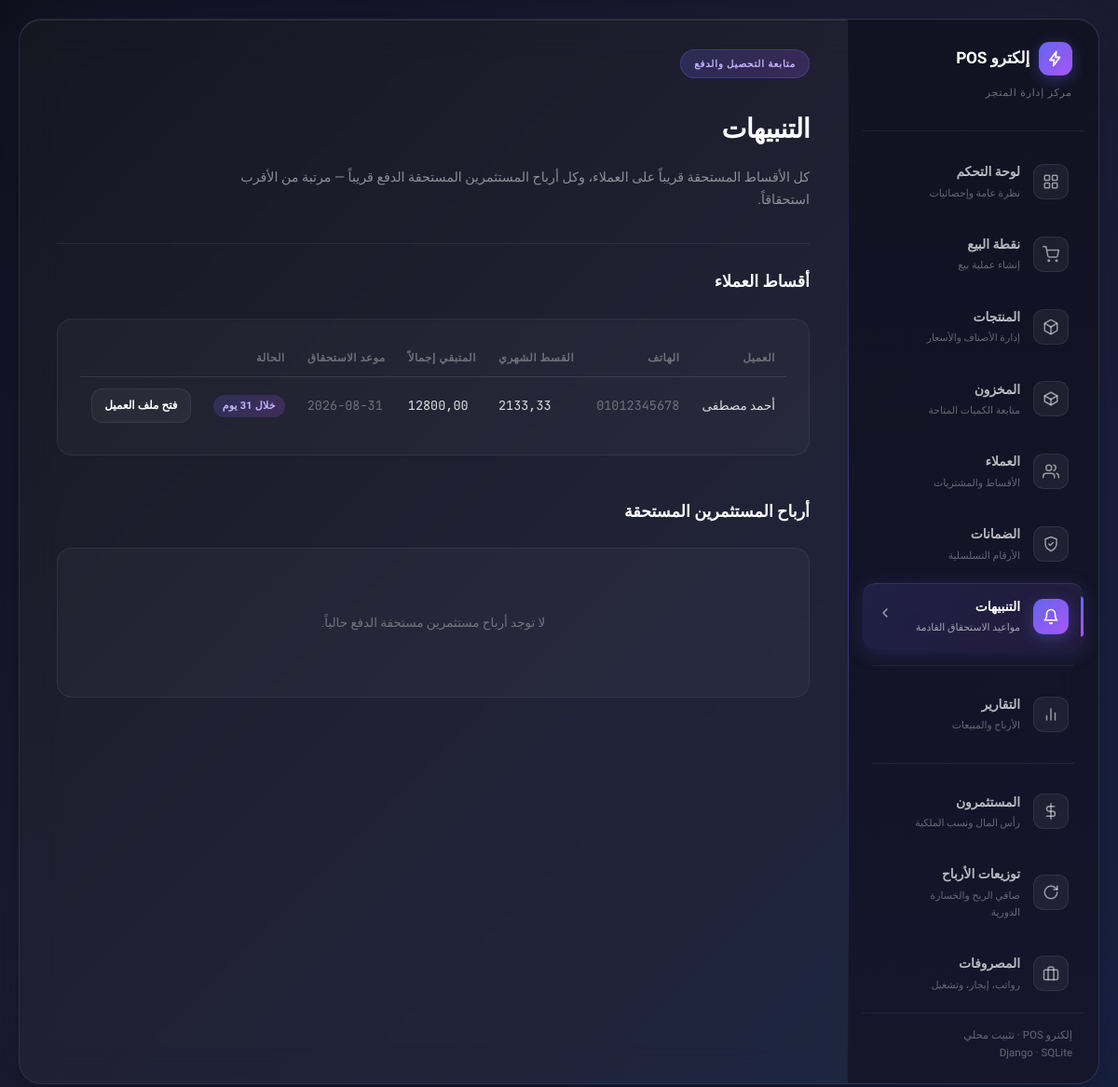
The app's page /manage/alerts/ with its own data.
### pos/models.py (models this page shows, shortened)
class InstallmentPlan(models.Model):
    ACTIVE = "active"
    CLOSED = "closed"
    STATUS_CHOICES = [(ACTIVE, "Active"), (CLOSED, "Closed")]
    sale = models.ForeignKey(Sale, on_delete=models.CASCADE, related_name="installment_plan")
    customer = models.ForeignKey(Customer, null=True, blank=True, on_delete=models.SET_NULL, related_name="installment_plans")
    total_amount = models.DecimalField(max_digits=12, decimal_places=2)
    down_payment = models.DecimalField(max_digits=12, decimal_places=2, default=0)
    remaining_amount = models.DecimalField(max_digits=12, decimal_places=2)
    monthly_amount = models.DecimalField(max_digits=12, decimal_places=2)
    num_months = models.IntegerField()
    start_date = models.DateTimeField(default=timezone.now)
    next_due_date = models.DateTimeField(null=True, blank=True)
    status = models.CharField(max_length=20, choices=STATUS_CHOICES, default=ACTIVE)
    class Meta:
        ordering = ["-id"]
    @property
    def days_until_due(self):
        if not self.next_due_date:
            return None
        return (self.next_due_date.date() - timezone.localdate()).days

class Customer(models.Model):
    name = models.CharField(max_length=200)
    phone = models.CharField(max_length=40, blank=True, default="")
    address = models.CharField(max_length=255, blank=True, default="")
    created_at = models.DateTimeField(auto_now_add=True)
    class Meta:
        ordering = ["name"]
        constraints = [
            models.UniqueConstraint(
                fields=["phone"],
                condition=~models.Q(phone=""),
                name="unique_customer_phone_when_set",
            ),
        ]

### pos/views.py (the view)
# urls.py: path("manage/alerts/", views.alerts_list, name="alerts_list"),
def alerts_list(request):
    plans = (
        InstallmentPlan.objects.filter(status=InstallmentPlan.ACTIVE, next_due_date__isnull=False)
        .select_related("customer")
        .order_by("next_due_date")
    )
    investors_due = [
        inv for inv in Investor.objects.filter(status=Investor.ACTIVE, dividends_due__gt=0)
        if inv.next_dividend_due_date is not None
    ]
    investors_due.sort(key=lambda inv: inv.next_dividend_due_date)
    return render(request, "pos/alerts.html", {"plans": plans, "investors_due": investors_due})

### pos/context_processors.py (called while the page is built)
def installment_alerts(request):
    try:
        from .models import InstallmentPlan, Investor
        cutoff = timezone.now() + timezone.timedelta(days=5)
        installment_count = InstallmentPlan.objects.filter(
            status=InstallmentPlan.ACTIVE,
            next_due_date__isnull=False,
            next_due_date__lte=cutoff,
        ).count()
        investor_count = sum(
            1 for inv in Investor.objects.filter(status=Investor.ACTIVE, dividends_due__gt=0)
            if inv.days_until_dividend_due is not None and inv.days_until_dividend_due <= 5
        )
        count = installment_count + investor_count
    except Exception:
        count = 0
    return {"nav_alerts_count": count}

### pos/templates/pos/alerts.html (shortened to what this page needs)
{% extends "pos/base.html" %}
{% block content %}
<div class="panel-header">
  <div>
    <span class="panel-badge">متابعة التحصيل والدفع</span>
    <h1 class="panel-title">التنبيهات</h1>
    <p class="panel-description">كل الأقساط المستحقة قريباً على العملاء، وكل أرباح المستثمرين المستحقة الدفع قريباً — مرتبة من الأقرب استحقاقاً.</p>
  </div>
</div>
<div class="panel-content">
  <h3 style="margin: 0 0 4px;">أقساط العملاء</h3>
  <div class="content-card">
    {% if plans %}
    <table>
      <thead>
        <tr><th>العميل</th><th>الهاتف</th><th>القسط الشهري</th><th>المتبقي إجمالاً</th><th>موعد الاستحقاق</th><th>الحالة</th><th></th></tr>
      </thead>
      <tbody>
        {% for plan in plans %}
        <tr>
          <td>{{ plan.customer.name }}</td>
          <td class="mono" style="color:var(--text-faint);">{{ plan.customer.phone|default:"—" }}</td>
          <td class="mono">{{ plan.monthly_amount|floatformat:2 }}</td>
          <td class="mono">{{ plan.remaining_amount|floatformat:2 }}</td>
          <td class="mono" style="color:var(--text-faint);">{{ plan.next_due_date|date:"Y-m-d" }}</td>
          <td>
            {% if plan.days_until_due < 0 %}
              <span class="badge badge-bad">متأخر {{ plan.days_until_due|cut:"-" }} يوم</span>
            {% elif plan.days_until_due == 0 %}
              <span class="badge badge-bad">مستحق اليوم</span>
            {% else %}
              <span class="badge badge-accent">خلال {{ plan.days_until_due }} يوم</span>
            {% endif %}
          </td>
          <td><a href="{% url 'pos:customer_detail' customer_id=plan.customer_id %}" class="btn btn-sm">فتح ملف العميل</a></td>
        </tr>
        {% endfor %}
      </tbody>
    </table>
    {% else %}
    <div class="empty">لا توجد أقساط مستحقة قريباً.</div>
    {% endif %}
  </div>
  <h3 style="margin: 26px 0 4px;">أرباح المستثمرين المستحقة</h3>
  <div class="content-card">
    {% if investors_due %}
    <table>
      <thead>
        <tr><th>المستثمر</th><th>الهاتف</th><th>الأرباح المستحقة</th><th>موعد الدفع القادم</th><th>الحالة</th><th></th></tr>
      </thead>
      <tbody>
        {% for inv in investors_due %}
        <tr>
          <td>{{ inv.name }}</td>
          <td class="mono" style="color:var(--text-faint);">{{ inv.phone|default:"—" }}</td>
          <td class="mono">{{ inv.dividends_due|floatformat:2 }}</td>
          <td class="mono" style="color:var(--text-faint);">{{ inv.next_dividend_due_date|date:"Y-m-d" }}</td>
          <td>
            {% if inv.days_until_dividend_due < 0 %}
              <span class="badge badge-bad">متأخر {{ inv.days_until_dividend_due|cut:"-" }} يوم</span>
            {% elif inv.days_until_dividend_due == 0 %}
              <span class="badge badge-bad">مستحق اليوم</span>
            {% elif inv.days_until_dividend_due <= 5 %}
              <span class="badge badge-accent">خلال {{ inv.days_until_dividend_due }} يوم</span>
            {% else %}
              <span class="badge badge-dim">خلال {{ inv.days_until_dividend_due }} يوم</span>
            {% endif %}
          </td>
          <td><a href="{% url 'pos:investor_detail' investor_id=inv.id %}" class="btn btn-sm">فتح ملف المستثمر</a></td>
        </tr>
        {% endfor %}
      </tbody>
    </table>
    {% else %}
    <div class="empty">لا توجد أرباح مستثمرين مستحقة الدفع حالياً.</div>
    {% endif %}
  </div>
</div>
{% endblock %}

### pos/static/pos/css/style.css (style rules this page uses)
:root { --bg-1: #0f0f1a; --bg-2: #1a1a2e; --bg-3: #16213e; --surface: rgba(255, 255, 255, 0.03); --surface-hover: rgba(255, 255, 255, 0.05); --border: rgba(255, 255, 255, 0.08); --border-soft: rgba(255, 255, 255, 0.06); --text: #ffffff; --text-dim: rgba(255, 255, 255, 0.55); --text-faint: rgba(255, 255, 255, 0.35); --accent-1: #6366f1; --accent-2: #a855f7; --accent-grad: linear-gradient(135deg, #6366f1 0%, #a855f7 100%); --accent-glow: rgba(99, 102, 241, 0.35); --good: #34d399; --good-bg: rgba(52, 211, 153, 0.14); --bad: #f87171; --bad-bg: rgba(248, 113, 113, 0.14); --info: #38bdf8; --info-bg: rgba(56, 189, 248, 0.14); --radius: 16px; --radius-sm: 12px; --font-body: "Tajawal", "Inter", sans-serif; --font-mono: "JetBrains Mono", ui-monospace, monospace; }
* { box-sizing: border-box; }
html, body { margin: 0; padding: 0; min-height: 100vh; background: linear-gradient(135deg, var(--bg-1) 0%, var(--bg-2) 50%, var(--bg-3) 100%); color: var(--text); font-family: var(--font-body); font-size: 15px; line-height: 1.7; }
a { color: inherit; text-decoration: none; }
.mono { font-family: var(--font-mono); font-variant-numeric: tabular-nums; direction: ltr; unicode-bidi: isolate; }
.panel-header { margin-bottom: 26px; padding-bottom: 20px; border-bottom: 1px solid rgba(255, 255, 255, 0.08); display: flex; align-items: flex-end; justify-content: space-between; gap: 16px; flex-wrap: wrap; }
.panel-badge { display: inline-block; padding: 6px 14px; background: linear-gradient(135deg, rgba(99, 102, 241, 0.2) 0%, rgba(168, 85, 247, 0.2) 100%); border: 1px solid rgba(99, 102, 241, 0.3); border-radius: 20px; color: #c4b5fd; font-size: 0.68rem; font-weight: 700; text-transform: uppercase; letter-spacing: 0.08em; margin-bottom: 12px; }
.panel-title { color: #fff; font-size: 1.9rem; font-weight: 800; letter-spacing: -0.02em; margin-bottom: 6px; }
.panel-description { color: rgba(255, 255, 255, 0.5); font-size: 0.95rem; line-height: 1.7; max-width: 640px; }
.panel-content { display: grid; gap: 20px; }
.content-card { background: rgba(255, 255, 255, 0.03); border: 1px solid rgba(255, 255, 255, 0.06); border-radius: var(--radius); padding: 22px 24px; transition: all 0.35s ease; }
table { width: 100%; border-collapse: collapse; }
th { text-align: start; font-size: 11.5px; text-transform: uppercase; letter-spacing: 0.05em; color: var(--text-faint); padding: 10px 12px; border-bottom: 1px solid var(--border-soft); font-weight: 700; }
td { padding: 12px; border-bottom: 1px solid var(--border-soft); font-size: 13.5px; color: rgba(255,255,255,0.85); }
tr:last-child td { border-bottom: none; }
.badge { display: inline-flex; align-items: center; gap: 5px; padding: 3px 10px; border-radius: 100px; font-size: 11px; font-weight: 700; letter-spacing: 0.2px; }
.badge-accent { background: linear-gradient(135deg, rgba(99,102,241,0.2), rgba(168,85,247,0.2)); color: #c4b5fd; }
.btn { display: inline-flex; align-items: center; gap: 7px; justify-content: center; padding: 10px 18px; border-radius: var(--radius-sm); border: 1px solid var(--border); background: rgba(255,255,255,0.04); color: var(--text); font-family: var(--font-body); font-size: 13.5px; font-weight: 700; cursor: pointer; transition: all 0.2s ease; }
.btn-sm { padding: 7px 13px; font-size: 12px; }
.empty { text-align: center; padding: 46px 20px; color: var(--text-faint); font-size: 13.5px; }

### records on screen
InstallmentPlan: customer.name "أحمد مصطفى", customer.phone "01012345678", monthly_amount "2133,33", remaining_amount "12800,00", next_due_date "2026-08-31", days_until_due "31"
